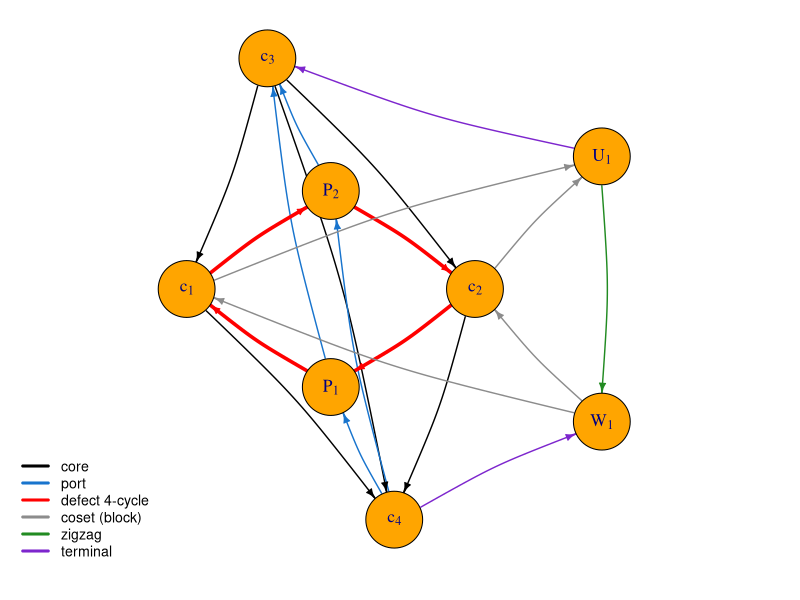
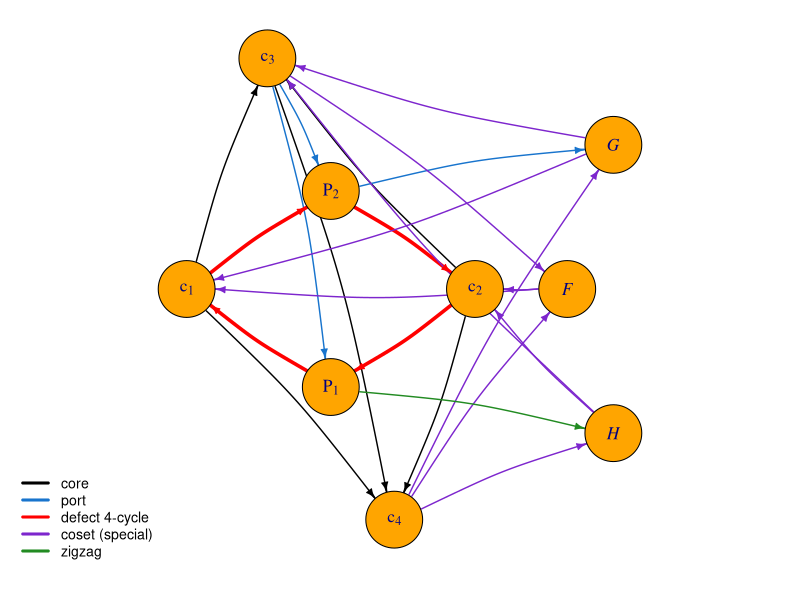
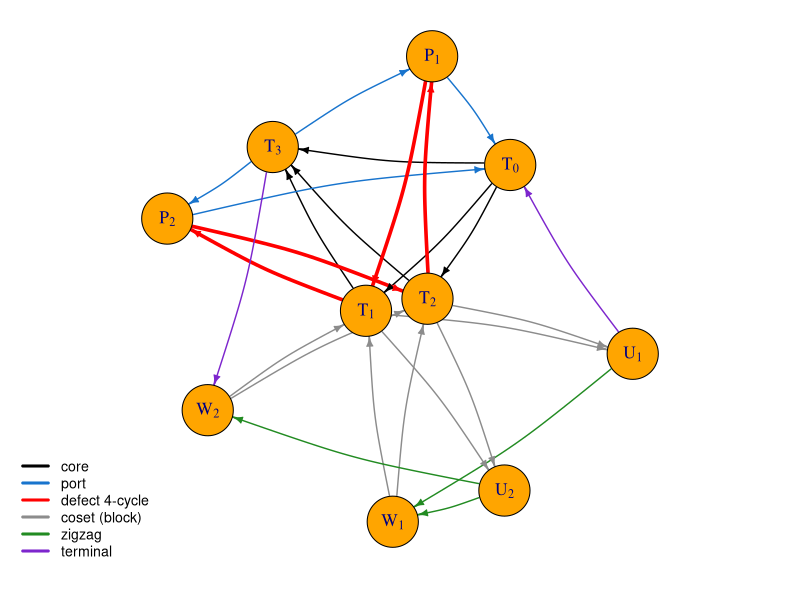
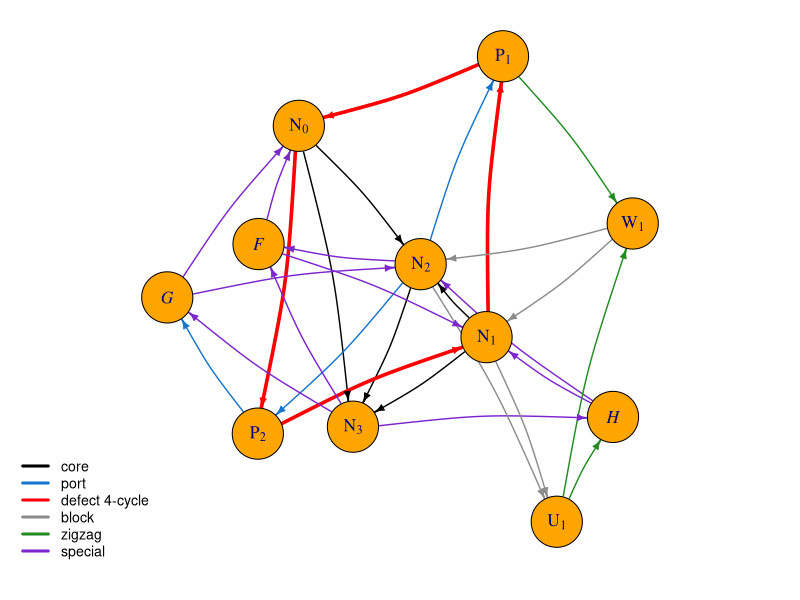
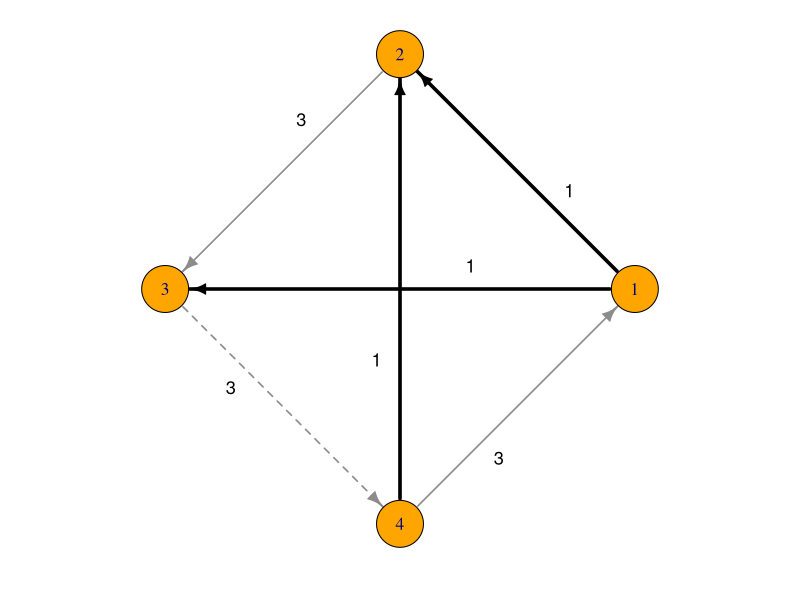
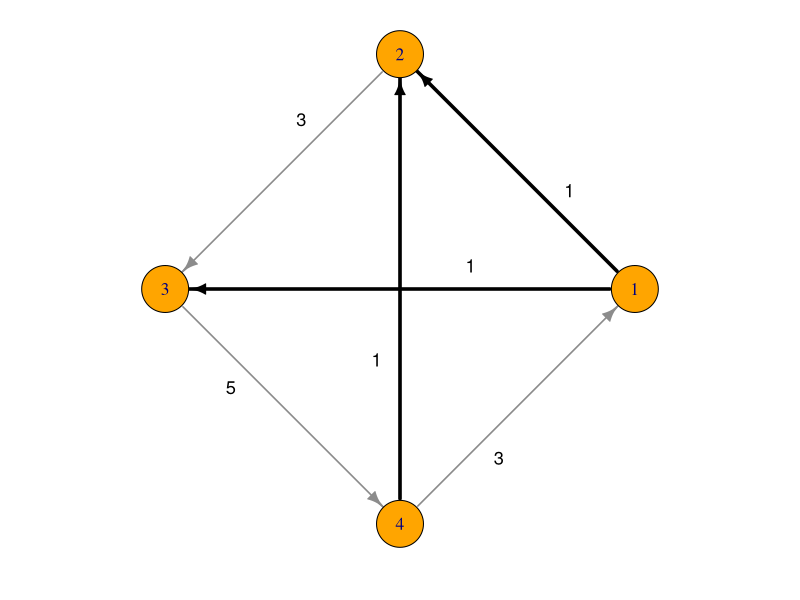
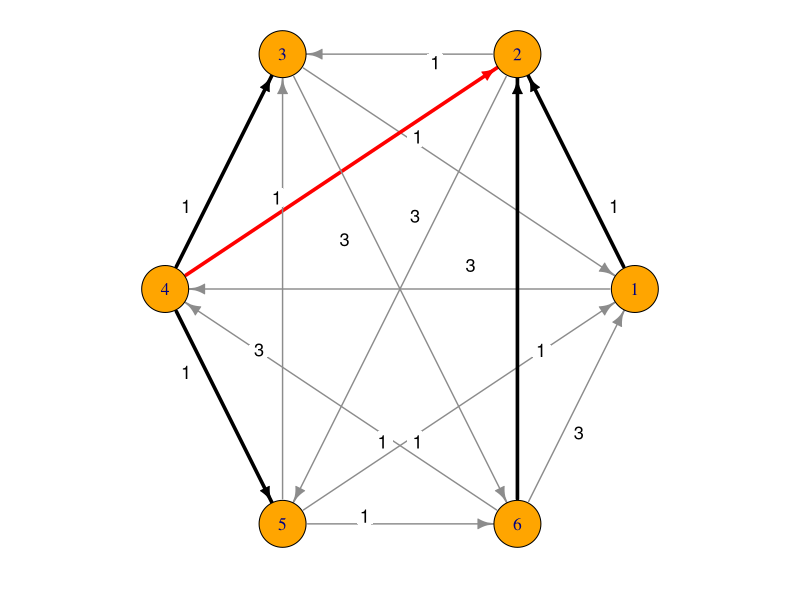

These figures' R source, in order:
# Figures for the v3.0 manuscript:
#   ObstacleG8 / ObstacleG10 / ObstacleH9 / ObstacleH11 -- the obstacle family
#     members, drawn in the style of the original ObstructionC8.pdf (organic
#     layout, orange vertices, navy labels) but with role-labelled vertices and
#     arcs coloured by class; the defect 4-cycle is thick red.
#   MHP_Fig1a / MHP_Fig1b -- weighted majority tournament of Counterexample 3.1
#     (m = 7 and m = 9), weights on arcs, minimum-weight FASs highlighted.
#   MHP_Fig2 -- weighted majority tournament of Counterexample 3.2 (m = 5,
#     n = 6), unique minimum-weight FAS highlighted, e = (4,2) thick red.
# Every FAS/margin claim drawn here is re-verified by brute force before
# plotting; the script stops on any mismatch.
library(igraph)
# outputs are written to the working directory -- run this script from its own folder

## ---------- shared helpers ----------

plotStyled = function(g, layout, labels, ecol, ewid, elty, fname, elabels = NULL,
                      legendItems = NULL, legendCols = NULL, vsize = 22,
                      arrowSize = 0.5, curved = 0.08, labelPos = NULL) {
  pdf(fname, width = 6.5, height = 6.5)
  par(mar = c(1.6, 0.5, 0.5, 0.5), xpd = NA)
  plot(g, layout = layout,
       vertex.color = "orange", vertex.label = labels,
       vertex.label.color = "navy", vertex.label.cex = 1.05,
       vertex.size = vsize,
       edge.color = ecol, edge.width = ewid, edge.lty = elty,
       edge.label = if (is.null(labelPos)) elabels else NA,
       edge.label.color = "black", edge.label.cex = 1.05,
       edge.arrow.size = arrowSize, edge.curved = curved)
  if (!is.null(labelPos)) {
    # weight labels off the arcs, on white discs so they never blend into a line
    points(labelPos[, 1], labelPos[, 2], pch = 21, col = NA, bg = "white", cex = 2.9)
    text(labelPos[, 1], labelPos[, 2], elabels, cex = 1.1)
  }
  if (!is.null(legendItems)) {
    legend("bottomleft", legend = legendItems, col = legendCols, lwd = 3,
           cex = 0.85, bty = "n", horiz = FALSE)
  }
  dev.off()
  cat(fname, "written\n")
}

# label anchor for each (straight) arc: 35% of the way from tail to head, pushed
# off the line on the side pointing away from the layout's centre; keeps the two
# crossing-diagonal labels of a circle layout apart and off the thick arcs
edgeLabelPos = function(layout, edges, tfrac = 0.35, off = 0.10) {
  out = matrix(0, nrow(edges), 2)
  for (r in 1:nrow(edges)) {
    p1 = layout[edges[r, 1], ]; p2 = layout[edges[r, 2], ]
    base = p1 + tfrac * (p2 - p1)
    d = (p2 - p1) / sqrt(sum((p2 - p1)^2))
    perp = c(-d[2], d[1])
    if (sum(perp * base) < 0) perp = -perp
    out[r, ] = base + off * perp
  }
  out
}

allPerms = function(n) {
  if (n == 1) return(list(1L))
  smaller = allPerms(n - 1)
  out = list()
  for (p in smaller) for (pos in 0:(n - 1)) {
    out[[length(out) + 1]] = append(p, n, after = pos)
  }
  out
}

# minimum-weight FAS of a weighted tournament by brute force over all orders;
# returns the optimal backward-arc sets (as sorted "u>v" strings)
bruteMinFAS = function(edges, weights, n) {
  perms = allPerms(n)
  best = Inf
  optSets = list()
  for (p in perms) {
    pos = order(p)  # pos[v] = position of v in the order p... careful below
    pos = match(1:n, p)
    backIdx = which(pos[edges[, 1]] > pos[edges[, 2]])
    w = sum(weights[backIdx])
    key = paste(sort(paste(edges[backIdx, 1], edges[backIdx, 2], sep = ">")),
                collapse = ",")
    if (w < best - 1e-9) { best = w; optSets = list(key) }
    else if (abs(w - best) < 1e-9 && !(key %in% optSets)) {
      optSets = c(optSets, key)
    }
  }
  list(value = best, sets = unlist(optSets))
}

arcKey = function(arcs) paste(sort(paste(arcs[, 1], arcs[, 2], sep = ">")),
                              collapse = ",")

# weighted majority tournament from voters (list of orders) and multiplicities
weightedMajority = function(voters, mult, n) {
  L = matrix(0, n, n)
  for (r in seq_along(voters)) {
    v = voters[[r]]
    for (a in 1:(n - 1)) for (b in (a + 1):n) {
      L[v[a], v[b]] = L[v[a], v[b]] + mult[r]
    }
  }
  edges = NULL; weights = NULL
  for (i in 1:(n - 1)) for (j in (i + 1):n) {
    stopifnot(L[i, j] != L[j, i])
    if (L[i, j] > L[j, i]) { edges = rbind(edges, c(i, j)) }
    else { edges = rbind(edges, c(j, i)) }
    weights = c(weights, abs(L[i, j] - L[j, i]))
  }
  list(edges = edges, weights = weights)
}

## ---------- obstacle family members ----------

familyG = function(k) {  # G_n, n = 6 + 2k
  U = paste0("U", 1:k); W = paste0("W", 1:k)
  arcs = rbind(
    data.frame(from = "T0", to = c("T1", "T2", "T3"), class = "core"),
    data.frame(from = c("T1", "T2"), to = "T3", class = "core"),
    data.frame(from = c("T3", "P1", "T3", "P2"),
               to = c("P1", "T0", "P2", "T0"), class = "port"),
    data.frame(from = c("T1", "P2", "T2", "P1"),
               to = c("P2", "T2", "P1", "T1"), class = "defect"),
    data.frame(from = rep(c("T1", "T2"), each = k), to = rep(U, 2), class = "block"),
    data.frame(from = rep(W, 2), to = rep(c("T1", "T2"), each = k), class = "block"),
    data.frame(from = "U1", to = "W1", class = "zigzag"),
    if (k >= 2) data.frame(from = rep(paste0("U", 2:k), 2),
                           to = c(paste0("W", 1:(k - 1)), paste0("W", 2:k)),
                           class = "zigzag") else NULL,
    data.frame(from = c("U1", "T3"), to = c("T0", W[k]), class = "terminal"))
  arcs
}

familyH = function(k) {  # H_n, n = 9 + 2k
  arcs = rbind(
    data.frame(from = c("N0", "N0", "N1", "N1", "N2"),
               to = c("N2", "N3", "N2", "N3", "N3"), class = "core"),
    data.frame(from = c("N2", "N2", "P2"),
               to = c("P1", "P2", "G"), class = "port"),
    data.frame(from = c("N0", "P2", "N1", "P1"),
               to = c("P2", "N1", "P1", "N0"), class = "defect"),
    data.frame(from = c("N2", "N3", "F", "F", "N3", "G", "G", "N3", "H", "H"),
               to = c("F", "F", "N0", "N1", "G", "N0", "N2", "H", "N1", "N2"),
               class = "special"))
  if (k >= 1) {
    U = paste0("U", 1:k); W = paste0("W", 1:k)
    arcs = rbind(arcs,
      data.frame(from = rep(c("N1", "N2"), each = k), to = rep(U, 2), class = "block"),
      data.frame(from = rep(W, 2), to = rep(c("N1", "N2"), each = k), class = "block"),
      data.frame(from = "P1", to = "W1", class = "zigzag"),
      data.frame(from = U, to = W, class = "zigzag"),
      if (k >= 2) data.frame(from = paste0("U", 1:(k - 1)),
                             to = paste0("W", 2:k), class = "zigzag") else NULL,
      data.frame(from = paste0("U", k), to = "H", class = "zigzag"))
  } else {
    arcs = rbind(arcs, data.frame(from = "P1", to = "H", class = "zigzag"))
  }
  arcs
}

classColor = c(core = "black", port = "dodgerblue3", defect = "red",
               block = "gray55", zigzag = "forestgreen",
               terminal = "purple3", special = "purple3")

mkLabels = function(vn) parse(text = ifelse(grepl("[0-9]$", vn),
                              paste0(substr(vn, 1, 1), "[", substr(vn, 2, 3), "]"),
                              paste0("italic(", vn, ")")))

# kk layout -- used for the family members shown only in the companion paper
# (ObstacleG10, ObstacleH11), which keep their canonical T-/N- vertex names.
plotFamily = function(arcs, n, fname, seed, legendItems, legendCols) {
  g = graph_from_data_frame(arcs[, c("from", "to")], directed = TRUE)
  stopifnot(ecount(g) == 3 * n - 4, vcount(g) == n)
  stopifnot(all(degree(g, mode = "in") == degree(g, mode = "out")))  # Eulerian
  ecol = classColor[arcs$class]
  ewid = ifelse(arcs$class == "defect", 3.5, 1.4)
  set.seed(seed)
  plotStyled(g, layout_with_kk(g), mkLabels(V(g)$name), ecol, ewid,
             rep(1, ecount(g)), fname, legendItems = legendItems,
             legendCols = legendCols)
}

# Aligned, core-relabelled layout for the two Figure-6 panels (G8 and H9 = "G9").
# The four core vertices are relabelled c1..c4 (c1,c2 the two on the defect
# 4-cycle), and the shared skeleton {c1,c2,c3,c4,P1,P2} is given IDENTICAL
# coordinates in both panels, so the thick-red defect 4-cycle
# c1 -> P2 -> c2 -> P1 -> c1 is drawn identically and the panels are exactly
# aligned on their common part. Family-specific vertices (G8: coset U1,W1;
# H9: special F,G,H) sit to the right. Cores are non-isomorphic, so c1..c4 is a
# role labelling, not a vertex isomorphism.
mapG = c(T1 = "c1", T2 = "c2", T0 = "c3", T3 = "c4")
mapH = c(N0 = "c1", N1 = "c2", N2 = "c3", N3 = "c4")
relabelArcs = function(arcs, map) {
  ren = function(x) ifelse(x %in% names(map), map[x], x)
  arcs$from = ren(arcs$from); arcs$to = ren(arcs$to); arcs
}
coreShared = matrix(c(
  -1.25,  0.00,    # c1  (defect, left)
   1.25,  0.00,    # c2  (defect, right)
   0.00,  0.85,    # P2  (defect/port, top)
   0.00, -0.85,    # P1  (defect/port, bottom)
  -0.55,  2.00,    # c3  (rest of core, top)
   0.55, -2.00),   # c4  (rest of core, bottom)
  ncol = 2, byrow = TRUE, dimnames = list(c("c1","c2","P2","P1","c3","c4"), NULL))
coordsG8 = rbind(coreShared, matrix(c(2.35, 1.15,  2.35, -1.15),
  ncol = 2, byrow = TRUE, dimnames = list(c("U1","W1"), NULL)))
coordsH9 = rbind(coreShared, matrix(c(2.05, 0.00,  2.45, 1.25,  2.45, -1.25),
  ncol = 2, byrow = TRUE, dimnames = list(c("F","G","H"), NULL)))
# one common normalization to [-1,1] (same transform for both => exact alignment)
allpts = rbind(coordsG8, coordsH9)
ctr = c((max(allpts[,1]) + min(allpts[,1]))/2, (max(allpts[,2]) + min(allpts[,2]))/2)
half = 1.12 * max(abs(allpts[,1] - ctr[1]), abs(allpts[,2] - ctr[2]))
normc = function(M) cbind((M[,1] - ctr[1]) / half, (M[,2] - ctr[2]) / half)

plotAligned = function(arcs, n, fname, map, coords, legendItems, legendCols) {
  arcs = relabelArcs(arcs, map)
  g = graph_from_data_frame(arcs[, c("from", "to")], directed = TRUE)
  stopifnot(ecount(g) == 3 * n - 4, vcount(g) == n,
            setequal(V(g)$name, rownames(coords)),
            all(degree(g, mode = "in") == degree(g, mode = "out")))  # Eulerian
  ecol = classColor[arcs$class]
  ewid = ifelse(arcs$class == "defect", 3.5, 1.4)
  pdf(fname, width = 6.5, height = 6.5)
  par(mar = c(1.6, 0.5, 0.5, 0.5), xpd = NA)
  plot(g, layout = normc(coords[V(g)$name, ]),
       rescale = FALSE, xlim = c(-1, 1), ylim = c(-1, 1), asp = 1,
       vertex.color = "orange", vertex.label = mkLabels(V(g)$name),
       vertex.label.color = "navy", vertex.label.cex = 1.05, vertex.size = 22,
       edge.color = ecol, edge.width = ewid, edge.arrow.size = 0.5, edge.curved = 0.08)
  legend("bottomleft", legend = legendItems, col = legendCols, lwd = 3,
         cex = 0.85, bty = "n", horiz = FALSE)
  dev.off()
  cat(fname, "written\n")
}

legG   = c("core", "port", "defect 4-cycle", "coset (block)", "zigzag", "terminal")
colG   = classColor[c("core", "port", "defect", "block", "zigzag", "terminal")]
legH9  = c("core", "port", "defect 4-cycle", "coset (special)", "zigzag")
colH9  = classColor[c("core", "port", "defect", "special", "zigzag")]
legH11 = c("core", "port", "defect 4-cycle", "block", "zigzag", "special")
colH11 = classColor[c("core", "port", "defect", "block", "zigzag", "special")]

plotAligned(familyG(1), 8, "ObstacleG8.pdf", mapG, coordsG8, legG, colG)
plotAligned(familyH(0), 9, "ObstacleH9.pdf", mapH, coordsH9, legH9, colH9)
plotFamily(familyG(2), 10, "ObstacleG10.pdf", 11, legG,   colG)
plotFamily(familyH(1), 11, "ObstacleH11.pdf", 3, legH11, colH11)

## ---------- Counterexample 3.1 (Figure 1a, 1b) ----------

voters = list(c(2, 3, 4, 1), c(1, 3, 4, 2), c(4, 1, 2, 3))
for (case in list(list(mult = c(3, 2, 2), fname = "MHP_Fig1a.pdf",
                       nsets = 2, unique = FALSE),
                  list(mult = c(4, 3, 2), fname = "MHP_Fig1b.pdf",
                       nsets = 1, unique = TRUE))) {
  wm = weightedMajority(voters, case$mult, 4)
  # the majority tournament must be T_1 regardless of multiplicities
  stopifnot(arcKey(wm$edges) ==
            arcKey(rbind(c(1,2), c(2,3), c(3,4), c(4,1), c(1,3), c(4,2))))
  res = bruteMinFAS(wm$edges, wm$weights, 4)
  target = arcKey(rbind(c(1,2), c(1,3), c(4,2)))
  stopifnot(length(res$sets) == case$nsets, target %in% res$sets)
  if (!case$unique) stopifnot("3>4" %in% res$sets)
  cat(case$fname, ": min-weight FAS value", res$value,
      "| optimal sets:", length(res$sets), "\n")
  g = graph_from_edgelist(wm$edges, directed = TRUE)
  key = paste(wm$edges[, 1], wm$edges[, 2], sep = ">")
  ecol = rep("gray55", ecount(g)); ewid = rep(1.6, ecount(g))
  elty = rep(1, ecount(g))
  ecol[key %in% c("1>2", "1>3", "4>2")] = "black"
  ewid[key %in% c("1>2", "1>3", "4>2")] = 3.5
  if (!case$unique) elty[key == "3>4"] = 2   # the tied alternative FAS, dashed
  lay = layout_in_circle(g)
  plotStyled(g, lay, 1:4, ecol, ewid, elty, case$fname,
             elabels = wm$weights, vsize = 20, arrowSize = 0.85, curved = 0,
             labelPos = edgeLabelPos(lay, wm$edges))
}

## ---------- Counterexample 3.2 (Figure 2) ----------

voters6 = list(c(2, 5, 3, 6, 1, 4), c(1, 4, 3, 6, 2, 5),
               c(4, 5, 3, 6, 1, 2), c(6, 1, 4, 2, 5, 3))
wm6 = weightedMajority(voters6, c(2, 1, 1, 1), 6)
res6 = bruteMinFAS(wm6$edges, wm6$weights, 6)
Fe = arcKey(rbind(c(1,2), c(4,2), c(4,3), c(4,5), c(6,2)))
stopifnot(length(res6$sets) == 1, res6$sets == Fe)
cat("MHP_Fig2: unique min-weight FAS confirmed, value", res6$value, "\n")
g6 = graph_from_edgelist(wm6$edges, directed = TRUE)
key6 = paste(wm6$edges[, 1], wm6$edges[, 2], sep = ">")
inFe = key6 %in% c("1>2", "4>2", "4>3", "4>5", "6>2")
ecol6 = rep("gray55", ecount(g6)); ecol6[inFe] = "black"
ecol6[key6 == "4>2"] = "red"
ewid6 = rep(1.4, ecount(g6)); ewid6[inFe] = 3.5
lay6 = layout_in_circle(g6)
plotStyled(g6, lay6, 1:6, ecol6, ewid6, rep(1, ecount(g6)),
           "MHP_Fig2.pdf", elabels = wm6$weights, vsize = 20,
           arrowSize = 0.8, curved = 0, labelPos = edgeLabelPos(lay6, wm6$edges))
